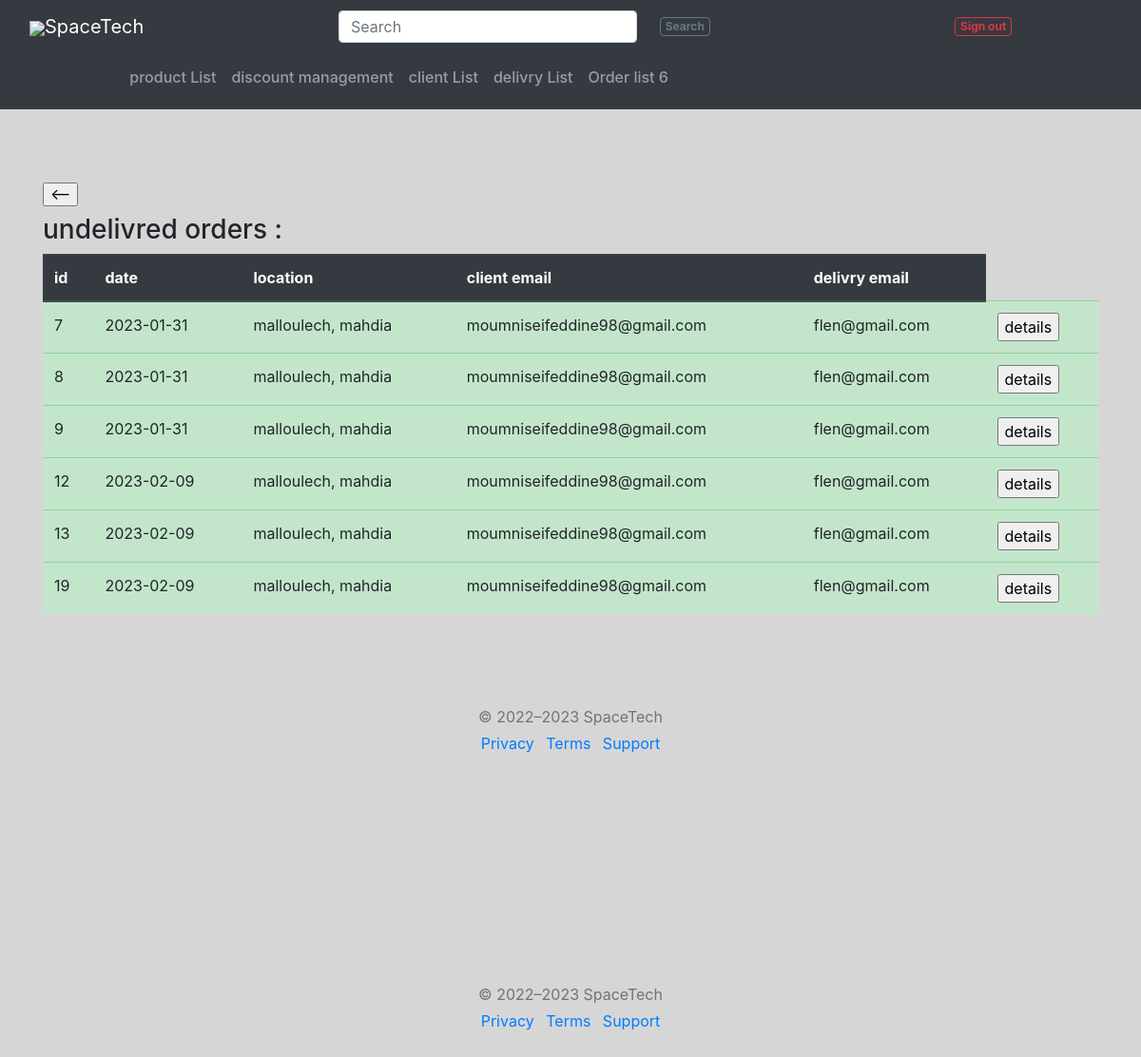
Screenshot of /delivry.php (signed in) with the database file from the repository.
### tables this page shows
CREATE TABLE `commands` (
  `id` int(11) NOT NULL,
  `date_com` date NOT NULL,
  `location` varchar(80) NOT NULL,
  `delivred` enum('true','false') DEFAULT NULL,
  `accepted` enum('false','true') NOT NULL,
  `clientEmail` varchar(50) NOT NULL,
  `delivryEmail` varchar(50) DEFAULT NULL
);

### delivry.php (called while the page is built)
<?php
include('HCF/header.php');
include('orderNotDelivred.php');
include('HCF/footer.php'); ?>

### functions.php (called while the page is built, shortened)
<?php
class functions{
    private $connect = false;
    public function __construct(){
		$conn =  mysqli_connect("localhost","root","") or die(mysqli_error($conn));
		mysqli_select_db($conn,"eshop") or die(mysqli_error($conn));
		$this->connect=$conn;
	}
    private function getData($req){
        $res = mysqli_query($this->connect,$req);
        $data= array();
        while ($row = mysqli_fetch_array($res)) {
			$data[]=$row;
		}
		return $data;
    }
    public function listNotDelivred(){
        $query="select * from commands where delivryEmail is not null and delivred is null";
        return $this->getData($query);
    }
    public function countNewOrder(){
        $query="select count(*) from commands where delivryEmail is null";
        return $this->getData($query);
    }
}
?>

### orderNotDelivred.php (the view, shortened to what this page needs)
<?php
include('HCF/header.php');
include('HCF/container.php');
$functions = new functions();
?>
<div class="container">
    <div>
		<?php if($_SESSION['role']=='admin'){?>
        <h6>
            <a href="orderList.php">
                <input type="submit" value="<--" name="order history"/>
            </a>
        </h6>
		<?php } ?>
    </div>
	<h3>undelivred orders :</h3>
	<table class="table">
		<thead class="thead-dark">
			<tr class="table-success">
				<th>id</th>
				<th>date</th>
				<th>location</th>
				<th>client email</th>
				<th>delivry email</th>
			</tr>
		</thead>
		<tbody>
			<?php
			$commandList = $functions->listNotDelivred();
			foreach ($commandList as $key) {
			?>
			<tr class="table-success">
				<td><?php echo $key['id'] ?></td>
				<td><?php echo $key['date_com'] ?></td>
				<td><?php echo $key['location'] ?></td>
				<td><?php echo $key['clientEmail'] ?></td>
				<td><?php echo $key['delivryEmail'] ?></td>
				<td><a href="detailsOrder.php?id=<?php echo $key["id"]; ?>"><input type="submit" name="details" value="details"/></a></td>
			</tr>
			<?php } ?>
		</tbody>
	</table>
</div>
<?php include('HCF/footer.php');?>

### HCF/header.php (shortened to what this page needs)
<!DOCTYPE html>
<html>
<head>
<link rel="stylesheet" href="bootstrap-4.3.1-dist/css/bootstrap.min.css"/>
<link rel="stylesheet" href="bootstrap-icons-1.10.3/bootstrap-icons.css"/>
</head>

### HCF/container.php (shortened to what this page needs)
<?php
include('functions.php');
?>
<body style="background-color:#cccc">
    <div class="fixed-top">
    <nav class="navbar navbar-expand-lg navbar-dark bg-dark" >
            <div class="col-3 ">
                <a class="navbar-brand" href='index.php'><img src="image/SpaceTech.png" width="40">SpaceTech</a>
            </div>
            <div class="col-5 px-5 ">
                <form class="collapse navbar-collapse" id="navbarSupportedContent" method="post">
                    <input class="form-control mr-4 h-25" type="search" placeholder="Search" aria-label="Search">
                    <button class="badge btn btn-outline-secondary" type="submit">Search</button>
                </form>
            </div>
            <div class="col-2 ">
                <form class="form-inline">
                    <?php if(! isset($_SESSION['email']) || $_SESSION['email']=='') {?>
                        <a href='login.php' class="badge btn btn-outline-primary" role="button">Sign in</a>
                    <?php } else if(isset($_SESSION['email'])&& $_SESSION!=''){ ?>
                        <a href='logout.php' class="badge btn btn-outline-danger" role="button">Sign out</a>
                    <?php } ?>
                </form>
            </div>
    </nav>
    <nav class="navbar navbar-expand navbar-dark bg-dark " >
        <div class="col-7">
            <div class="collapse navbar-collapse" id="navbarSupportedContent">
                <ul class="navbar-nav mr-auto">
                    <?php if(isset($_SESSION['email']) && $_SESSION['role']=='admin'){?>
                        <h6 class="nav-item"><a href='productListAdmin.php' class="nav-link">product List</a></h6>
                        <h6 class="nav-item"><a href='discount.php' class="nav-link">discount management</a></h6>
                        <h6 class="nav-item"><a href='clientList.php' class="nav-link">client List</a></h6>
                        <h6 class="nav-item"><a href='delivryList.php' class="nav-link">delivry List</a></h6>
                        <h6 class="nav-item"><a href='orderList.php' class="nav-link">Order list
                            <?php
                                $functions=new functions();
                                $number=$functions->countNewOrder();
                                if ($number[0]['count(*)']>0){
                                    echo $number[0]['count(*)'];
                                }
                             ?>
                        </a></h6>
                    <?php } ?>
                </ul>
            </div>
        </div>
    </nav>
    </div>
    <div class="col py-5"></div>
    <div class="col py-5"></div>

### HCF/footer.php
<footer class="my-5 pt-5 text-muted text-center text-small">
    <p class="mb-1">© 2022–2023 SpaceTech</p>
    <ul class="list-inline">
      <li class="list-inline-item"><a href="#">Privacy</a></li>
      <li class="list-inline-item"><a href="#">Terms</a></li>
      <li class="list-inline-item"><a href="#">Support</a></li>
    </ul>
</footer>
<div class="col py-5"></div>
</body>

### rows the page displays
commands: id "7", date_com "2023-01-31", location "malloulech, mahdia", clientEmail "moumniseifeddine98@gmail.com", delivryEmail "flen@gmail.com"
commands: id "8", date_com "2023-01-31", location "malloulech, mahdia", clientEmail "moumniseifeddine98@gmail.com", delivryEmail "flen@gmail.com"
commands: id "9", date_com "2023-01-31", location "malloulech, mahdia", clientEmail "moumniseifeddine98@gmail.com", delivryEmail "flen@gmail.com"
commands: id "12", date_com "2023-02-09", location "malloulech, mahdia", clientEmail "moumniseifeddine98@gmail.com", delivryEmail "flen@gmail.com"
commands: id "13", date_com "2023-02-09", location "malloulech, mahdia", clientEmail "moumniseifeddine98@gmail.com", delivryEmail "flen@gmail.com"
commands: id "19", date_com "2023-02-09", location "malloulech, mahdia", clientEmail "moumniseifeddine98@gmail.com", delivryEmail "flen@gmail.com"

### other values shown
$number[0]['count(*)'] "6"
